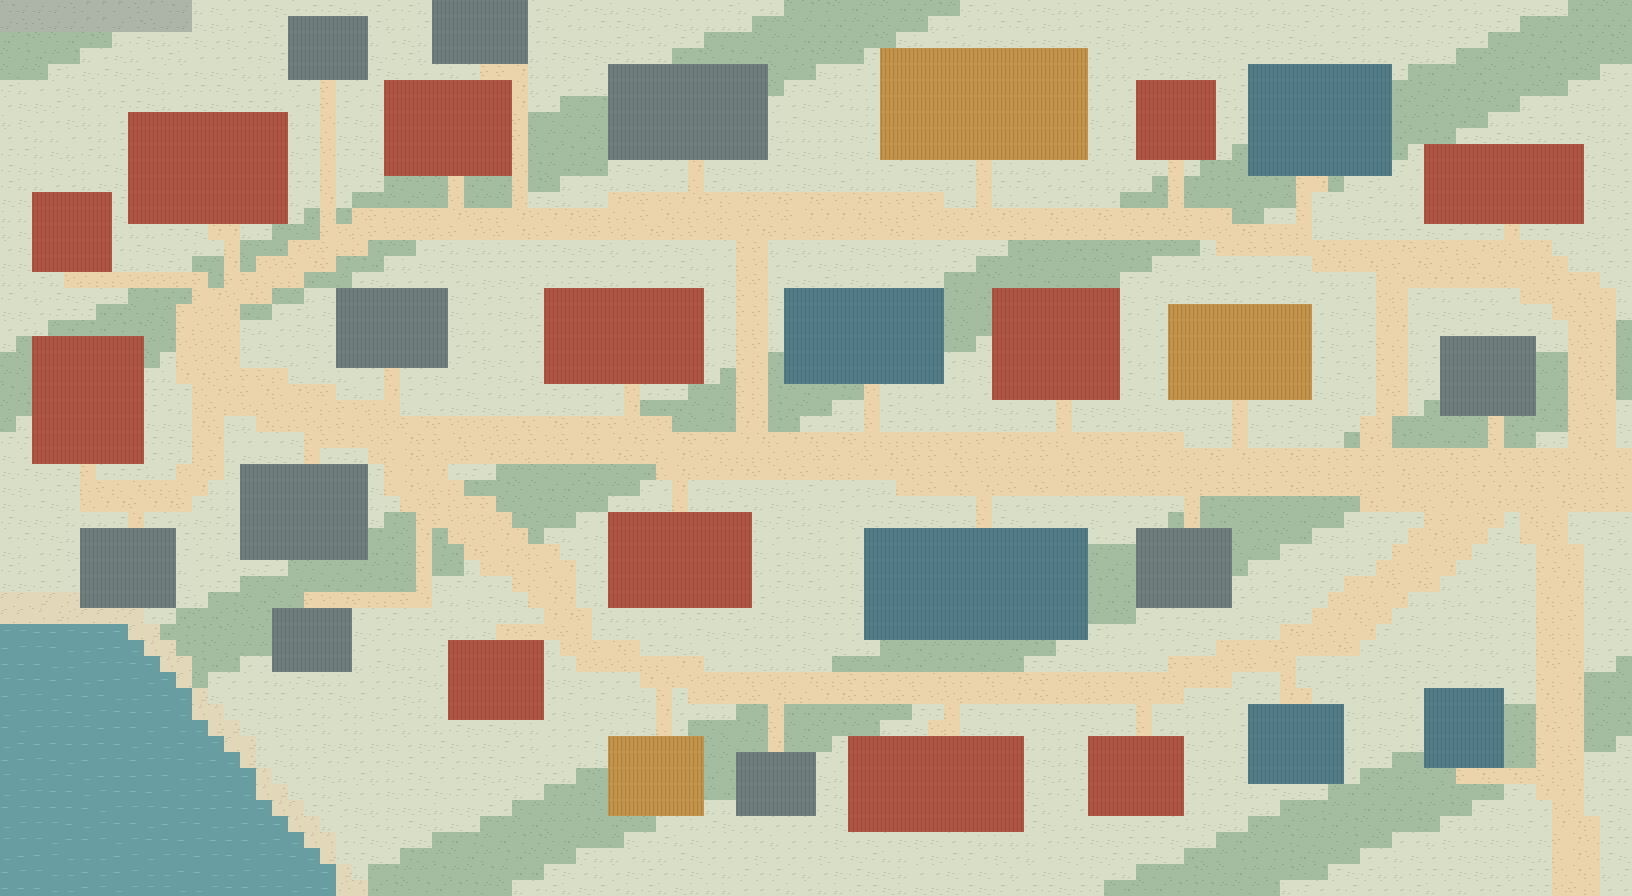

A level layout from a 2D game, rendered from its tile map. Below: a short description, then the map file with tile-grid data replaced by summaries:
An orthogonal 102x56 tile map with 16x16 px tiles, 3 tile layers (地形与水体, 道路 · 铺地, 建筑与设施占地), 1 hidden layer not drawn and 99 objects (37x route, 30x footprint, 30x 外部停留点, 2x 步行).

<map version="1.10" orientation="orthogonal" renderorder="right-down" width="102" height="56" tilewidth="16" tileheight="16" infinite="0" nextlayerid="9" nextobjectid="100">
  <properties>
    <property name="地点" value="ArcticPassage_WestBorough" />
    <property name="图名" value="西坡街区" />
    <property name="单位" value="1 格 = 16 设计像素" />
    <property name="阶段" value="西坡扩建 · 可玩平面" />
  </properties>
  <tileset firstgid="1" source="../图块/制图色板.tsx" />
  <layer id="1" name="地形与水体" width="102" height="56">
    <data>[5712 cells, 5712 non-empty, 20 distinct tile ids]</data>
  </layer>
  <layer id="2" name="道路 · 铺地" width="102" height="56">
    <data>[5712 cells, 1007 non-empty, 4 distinct tile ids]</data>
  </layer>
  <layer id="3" name="建筑与设施占地" width="102" height="56">
    <data>[5712 cells, 1338 non-empty, 16 distinct tile ids]</data>
  </layer>
  <layer id="4" name="碰撞 · 红格阻行" width="102" height="56" visible="0">
    <data>[5712 cells, 1864 non-empty, 4 distinct tile ids]</data>
  </layer>
  <objectgroup id="5" name="建筑 · 轮廓与各地原型" visible="0">
    <object id="1" name="蓝钟礼堂" type="footprint" x="1248" y="64" width="144" height="112">
      <properties>
        <property name="建筑编号" value="chapel" />
        <property name="现实来源" value="西西缪特 · 历史街区保护名录" />
        <property name="出处" value="https://pilersaarut.qeqqata.gl/media/1277/bevaringvaerdige_bygninger_og_bydele_i_sisimiut.pdf" />
      </properties>
    </object>
    <object id="3" name="坡顶学校" type="footprint" x="880" y="48" width="208" height="112">
      <properties>
        <property name="建筑编号" value="school" />
        <property name="现实来源" value="朗伊尔城 · 公共服务与社区生活" />
        <property name="出处" value="https://en.visitsvalbard.com/visitor-information/destinations/longyearbyen" />
      </properties>
    </object>
    <object id="5" name="石基诊所" type="footprint" x="608" y="64" width="160" height="96">
      <properties>
        <property name="建筑编号" value="clinic" />
        <property name="现实来源" value="西西缪特 · 历史街区保护名录" />
        <property name="出处" value="https://pilersaarut.qeqqata.gl/media/1277/bevaringvaerdige_bygninger_og_bydele_i_sisimiut.pdf" />
      </properties>
    </object>
    <object id="7" name="坡地阅览室" type="footprint" x="384" y="80" width="128" height="96">
      <properties>
        <property name="建筑编号" value="reading" />
        <property name="现实来源" value="朗伊尔城 · 公共服务与社区生活" />
        <property name="出处" value="https://en.visitsvalbard.com/visitor-information/destinations/longyearbyen" />
      </properties>
    </object>
    <object id="9" name="合唱排演厅" type="footprint" x="128" y="112" width="160" height="112">
      <properties>
        <property name="建筑编号" value="hall" />
        <property name="现实来源" value="朗伊尔城 · 公共服务与社区生活" />
        <property name="出处" value="https://en.visitsvalbard.com/visitor-information/destinations/longyearbyen" />
      </properties>
    </object>
    <object id="11" name="湾纹版画室" type="footprint" x="992" y="288" width="128" height="112">
      <properties>
        <property name="建筑编号" value="press" />
        <property name="现实来源" value="庞尼尔唐 · Uqqurmiut 艺术中心" />
        <property name="出处" value="https://ndcorp.nu.ca/we-invest/subsidiaries/uqqurmiut-arts-crafts/" />
      </properties>
    </object>
    <object id="13" name="背风织造坊" type="footprint" x="784" y="288" width="160" height="96">
      <properties>
        <property name="建筑编号" value="weave" />
        <property name="现实来源" value="庞尼尔唐 · Uqqurmiut 艺术中心" />
        <property name="出处" value="https://ndcorp.nu.ca/we-invest/subsidiaries/uqqurmiut-arts-crafts/" />
      </properties>
    </object>
    <object id="15" name="小院展售廊" type="footprint" x="1168" y="304" width="144" height="96">
      <properties>
        <property name="建筑编号" value="gallery" />
        <property name="现实来源" value="庞尼尔唐 · Uqqurmiut 艺术中心" />
        <property name="出处" value="https://ndcorp.nu.ca/we-invest/subsidiaries/uqqurmiut-arts-crafts/" />
      </properties>
    </object>
    <object id="17" name="石炉面包房" type="footprint" x="544" y="288" width="160" height="96">
      <properties>
        <property name="建筑编号" value="bake" />
        <property name="现实来源" value="罗弗敦 Å 村 · 挪威渔村博物馆" />
        <property name="出处" value="https://www.museumnord.no/en/our-venues/norsk-fiskevaersmuseum/" />
      </properties>
    </object>
    <object id="19" name="绿门邮局" type="footprint" x="336" y="288" width="112" height="80">
      <properties>
        <property name="建筑编号" value="post" />
        <property name="现实来源" value="罗弗敦 Å 村 · 挪威渔村博物馆" />
        <property name="出处" value="https://www.museumnord.no/en/our-venues/norsk-fiskevaersmuseum/" />
      </properties>
    </object>
    <object id="21" name="西湾船具所" type="footprint" x="32" y="336" width="112" height="128">
      <properties>
        <property name="建筑编号" value="yard" />
        <property name="现实来源" value="罗弗敦 Å 村 · 挪威渔村博物馆" />
        <property name="出处" value="https://www.museumnord.no/en/our-venues/norsk-fiskevaersmuseum/" />
      </properties>
    </object>
    <object id="23" name="石砌铁匠铺" type="footprint" x="240" y="464" width="128" height="96">
      <properties>
        <property name="建筑编号" value="forge" />
        <property name="现实来源" value="西西缪特 · 历史街区保护名录" />
        <property name="出处" value="https://pilersaarut.qeqqata.gl/media/1277/bevaringvaerdige_bygninger_og_bydele_i_sisimiut.pdf" />
      </properties>
    </object>
    <object id="25" name="旧贸易陈列馆" type="footprint" x="608" y="512" width="144" height="96">
      <properties>
        <property name="建筑编号" value="store" />
        <property name="现实来源" value="西西缪特 · 历史街区保护名录" />
        <property name="出处" value="https://pilersaarut.qeqqata.gl/media/1277/bevaringvaerdige_bygninger_og_bydele_i_sisimiut.pdf" />
      </properties>
    </object>
    <object id="27" name="帆具干燥屋" type="footprint" x="80" y="528" width="96" height="80">
      <properties>
        <property name="建筑编号" value="dry" />
        <property name="现实来源" value="罗弗敦 Å 村 · 挪威渔村博物馆" />
        <property name="出处" value="https://www.museumnord.no/en/our-venues/norsk-fiskevaersmuseum/" />
      </properties>
    </object>
    <object id="29" name="旧冰场温室" type="footprint" x="864" y="528" width="224" height="112">
      <properties>
        <property name="建筑编号" value="glass" />
        <property name="现实来源" value="伊努维克 · 社区温室" />
        <property name="出处" value="https://www.inuvik.ca/discovering-inuvik/attractions/inuvik-community-greenhouse/" />
      </properties>
    </object>
    <object id="31" name="分苗工具房" type="footprint" x="1136" y="528" width="96" height="80">
      <properties>
        <property name="建筑编号" value="seed" />
        <property name="现实来源" value="伊努维克 · 社区温室" />
        <property name="出处" value="https://www.inuvik.ca/discovering-inuvik/attractions/inuvik-community-greenhouse/" />
      </properties>
    </object>
    <object id="33" name="索具小仓" type="footprint" x="272" y="608" width="80" height="64">
      <properties>
        <property name="建筑编号" value="shed" />
        <property name="现实来源" value="罗弗敦 Å 村 · 挪威渔村博物馆" />
        <property name="出处" value="https://www.museumnord.no/en/our-venues/norsk-fiskevaersmuseum/" />
      </properties>
    </object>
    </objectgroup>
  <objectgroup id="6" name="玩法 · 门前与互动" visible="0">
    <!-- 69 objects omitted --></objectgroup>
  <objectgroup id="7" name="步道 · 主路与门前" visible="0">
    <!-- 39 objects omitted --></objectgroup>
  <objectgroup id="8" name="连接 · 触发与目的地" visible="0">
    <!-- 2 objects omitted --></objectgroup>
</map>
<!-- 82 of 99 objects omitted -->
